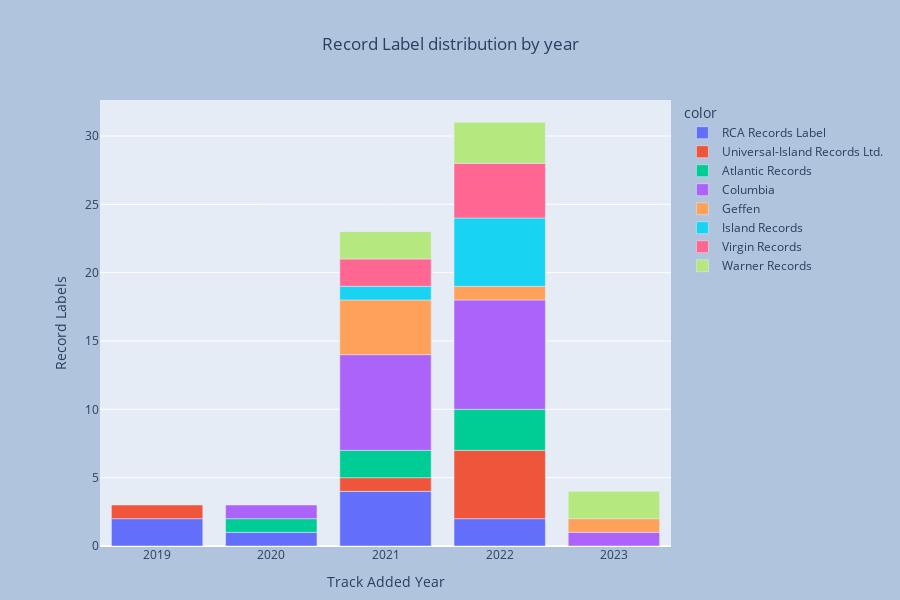

Notebook cell for this chart:
### Code cell
# To narrow down the number, I'm only going to consider Record Labels that have more than 5 songs
recLabels = playlist['Record_Label'].value_counts().reset_index().query('Record_Label > 5')['index'].tolist()
t = (playlist[playlist['Record_Label'].isin(recLabels)]
 .assign(Added_Year=playlist.Added_At.dt.strftime("%Y"))
 [['Record_Label','Added_Year','Song']]
 .groupby(['Added_Year','Record_Label'])['Song']
 .count().reset_index()
 )

px.bar(x=t.Added_Year, y=t.Song, color=t.Record_Label).update_xaxes(type='category').update_layout(
                  title_text="Record Label distribution by year",
                  title_x=0.5,
                  yaxis_title='Record Labels',
                  xaxis_title='Track Added Year',
                  paper_bgcolor="LightSteelBlue",
                  height=600,
                  margin=dict(l=100, r=150, t=100, b=20)
)

### Figure 1 — Plotly figure (JSON) as saved in the notebook; plotly's stock layout.template omitted (floating-point values rounded to 4 significant figures)
{"data": [{"alignmentgroup": "True", "hovertemplate": "color=RCA Records Label<br>x=%{x}<br>y=%{y}<extra></extra>", "legendgroup": "RCA Records Label", "marker": {"color": "#636efa", "pattern": {"shape": ""}}, "name": "RCA Records Label", "offsetgroup": "RCA Records Label", "orientation": "v", "showlegend": true, "textposition": "auto", "type": "bar", "x": ["2019", "2020", "2021", "2022"], "xaxis": "x", "y": [2, 1, 4, 2], "yaxis": "y"}, {"alignmentgroup": "True", "hovertemplate": "color=Universal-Island Records Ltd.<br>x=%{x}<br>y=%{y}<extra></extra>", "legendgroup": "Universal-Island Records Ltd.", "marker": {"color": "#EF553B", "pattern": {"shape": ""}}, "name": "Universal-Island Records Ltd.", "offsetgroup": "Universal-Island Records Ltd.", "orientation": "v", "showlegend": true, "textposition": "auto", "type": "bar", "x": ["2019", "2021", "2022"], "xaxis": "x", "y": [1, 1, 5], "yaxis": "y"}, {"alignmentgroup": "True", "hovertemplate": "color=Atlantic Records<br>x=%{x}<br>y=%{y}<extra></extra>", "legendgroup": "Atlantic Records", "marker": {"color": "#00cc96", "pattern": {"shape": ""}}, "name": "Atlantic Records", "offsetgroup": "Atlantic Records", "orientation": "v", "showlegend": true, "textposition": "auto", "type": "bar", "x": ["2020", "2021", "2022"], "xaxis": "x", "y": [1, 2, 3], "yaxis": "y"}, {"alignmentgroup": "True", "hovertemplate": "color=Columbia<br>x=%{x}<br>y=%{y}<extra></extra>", "legendgroup": "Columbia", "marker": {"color": "#ab63fa", "pattern": {"shape": ""}}, "name": "Columbia", "offsetgroup": "Columbia", "orientation": "v", "showlegend": true, "textposition": "auto", "type": "bar", "x": ["2020", "2021", "2022", "2023"], "xaxis": "x", "y": [1, 7, 8, 1], "yaxis": "y"}, {"alignmentgroup": "True", "hovertemplate": "color=Geffen<br>x=%{x}<br>y=%{y}<extra></extra>", "legendgroup": "Geffen", "marker": {"color": "#FFA15A", "pattern": {"shape": ""}}, "name": "Geffen", "offsetgroup": "Geffen", "orientation": "v", "showlegend": true, "textposition": "auto", "type": "bar", "x": ["2021", "2022", "2023"], "xaxis": "x", "y": [4, 1, 1], "yaxis": "y"}, {"alignmentgroup": "True", "hovertemplate": "color=Island Records<br>x=%{x}<br>y=%{y}<extra></extra>", "legendgroup": "Island Records", "marker": {"color": "#19d3f3", "pattern": {"shape": ""}}, "name": "Island Records", "offsetgroup": "Island Records", "orientation": "v", "showlegend": true, "textposition": "auto", "type": "bar", "x": ["2021", "2022"], "xaxis": "x", "y": [1, 5], "yaxis": "y"}, {"alignmentgroup": "True", "hovertemplate": "color=Virgin Records<br>x=%{x}<br>y=%{y}<extra></extra>", "legendgroup": "Virgin Records", "marker": {"color": "#FF6692", "pattern": {"shape": ""}}, "name": "Virgin Records", "offsetgroup": "Virgin Records", "orientation": "v", "showlegend": true, "textposition": "auto", "type": "bar", "x": ["2021", "2022"], "xaxis": "x", "y": [2, 4], "yaxis": "y"}, {"alignmentgroup": "True", "hovertemplate": "color=Warner Records<br>x=%{x}<br>y=%{y}<extra></extra>", "legendgroup": "Warner Records", "marker": {"color": "#B6E880", "pattern": {"shape": ""}}, "name": "Warner Records", "offsetgroup": "Warner Records", "orientation": "v", "showlegend": true, "textposition": "auto", "type": "bar", "x": ["2021", "2022", "2023"], "xaxis": "x", "y": [2, 3, 2], "yaxis": "y"}], "layout": {"barmode": "relative", "height": 600, "legend": {"title": {"text": "color"}, "tracegroupgap": 0}, "margin": {"b": 20, "l": 100, "r": 150, "t": 100}, "paper_bgcolor": "LightSteelBlue", "title": {"text": "Record Label distribution by year", "x": 0.5}, "xaxis": {"anchor": "y", "domain": [0, 1], "title": {"text": "Track Added Year"}, "type": "category"}, "yaxis": {"anchor": "x", "domain": [0, 1], "title": {"text": "Record Labels"}}}}
